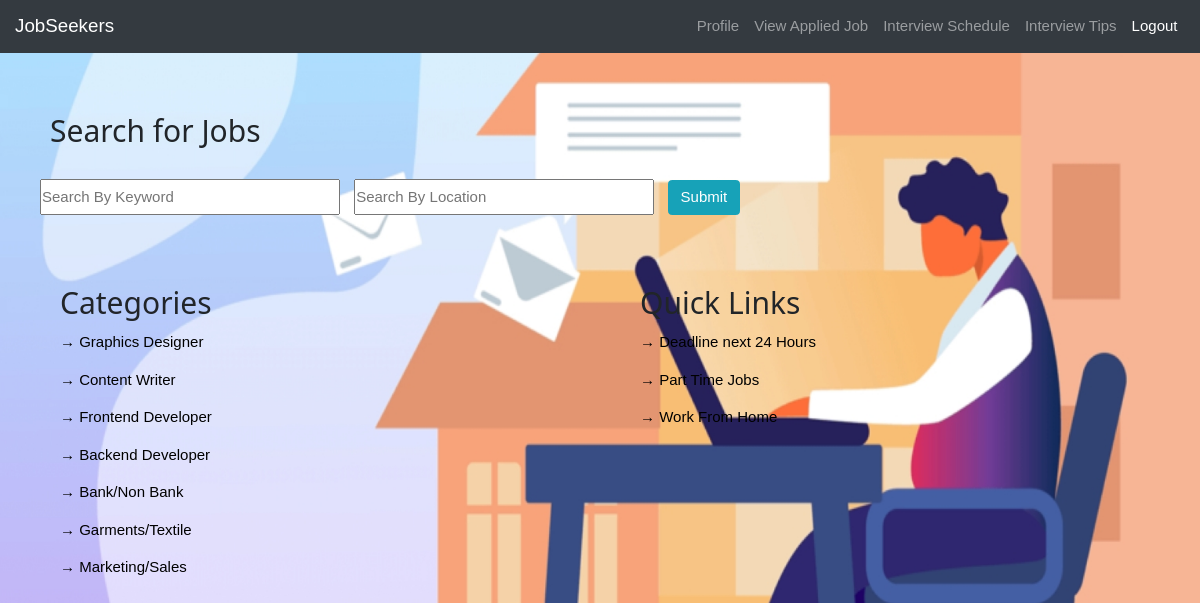
/user/user_home.php, run on the app's committed database.
### tables this page shows
CREATE TABLE `category` (
  `id` int(11) NOT NULL,
  `name` varchar(255) DEFAULT NULL,
  `adminid` varchar(255) DEFAULT NULL
);

### user/user_home.php (the view, shortened to what this page needs)
<?php
require '../database.php';
?>
<!DOCTYPE html>
<html lang="en">
<head>
    <link rel="stylesheet" href="../css/stylesheet.css">
    <link rel="stylesheet" href="../css/bootstrap.min.css">
    <link rel="stylesheet" href="../css/w3.css">
</head>
<body class="images">
<?php
  include 'user_navbar.php';
?>
  <div>
    <h2 class="user1">Search for Jobs</h2>
    <form action="user_search.php" method="POST">
      <input class="input1" type="text" name="keyword" placeholder="Search By Keyword">
      <input  class="input2" type="text" name="location" placeholder="Search By Location">
      <button Type="submit" name="search" class ="btn btn-info">Submit</button>
    </form>
  <div class="column" >
    <h2>Categories</h2>
    <?php
      $categorysql="SELECT * from category";
      $categorysqlresult = mysqli_query($connection,$categorysql);
      while($category_row = mysqli_fetch_assoc($categorysqlresult)){
    ?>
    <p><a class="link" href="user_search.php?categoryid=<?=$category_row['id']?>&categorysearch=category">&#8594 <?=$category_row['name']?></a></p>
    <?php }?>
  </div>
  <div class="column" >
    <h2>Quick Links</h2>
    <p><a class="link" href="user_search.php?deadline=next24hours"> &#8594 Deadline next 24 Hours</a></p>
    <p><a class="link" href="user_search.php?parttime=Part Time"> &#8594 Part Time Jobs</a></p>
    <p><a class="link" href="user_search.php?workformhome=Work From Home">&#8594 Work From Home</a></p>
  </div>
</div>
</body>
</html>

### css/stylesheet.css (style rules this page uses)
body, html { height: 100%; margin: 0; font-family: Arial, Helvetica, sans-serif; }
.images { background-image: url("../images/jobseeker.jpg"); height: 100%; background-repeat: no-repeat; background-size: cover; position: relative; }
* { box-sizing: border-box; }
.column { float: left; width: 40%; margin: 0px 50px 0px 50px; padding: 10px; }
.user1 { font-size:30px; padding: 50px 50px 10px 50px; }
.input1 { padding: 5px 0px 5px 0px; margin: 10px 10px 50px 40px; width: 25%; }
.input2 { padding: 5px 0px 5px 0px; margin: 10px 10px 50px 0px; width: 25%; }
.link { color: rgb(0, 0, 0); }

### css/w3.css (style rules this page uses)
html { box-sizing:border-box }
*,*:before,*:after { box-sizing:inherit }
html { -ms-text-size-adjust:100%;-webkit-text-size-adjust:100% }
body { margin:0 }
a { background-color:transparent }
button,input,select,textarea,optgroup { font:inherit;margin:0 }
button,input { overflow:visible }
button,select { text-transform:none }
button,[type=button],[type=reset],[type=submit] { -webkit-appearance:button }
html,body { font-family:Verdana,sans-serif;font-size:15px;line-height:1.5 }
html { overflow-x:hidden }
h2 { font-size:30px }
h1,h2,h3,h4,h5,h6 { font-family:"Segoe UI",Arial,sans-serif;font-weight:400;margin:10px 0 }
a { color:inherit }

### data on the page
category: name "Graphics Designer"
category: name "Content Writer"
category: name "Frontend Developer"
category: name "Backend Developer"
category: name "Bank/Non Bank"
category: name "Garments/Textile"
category: name "Marketing/Sales"
